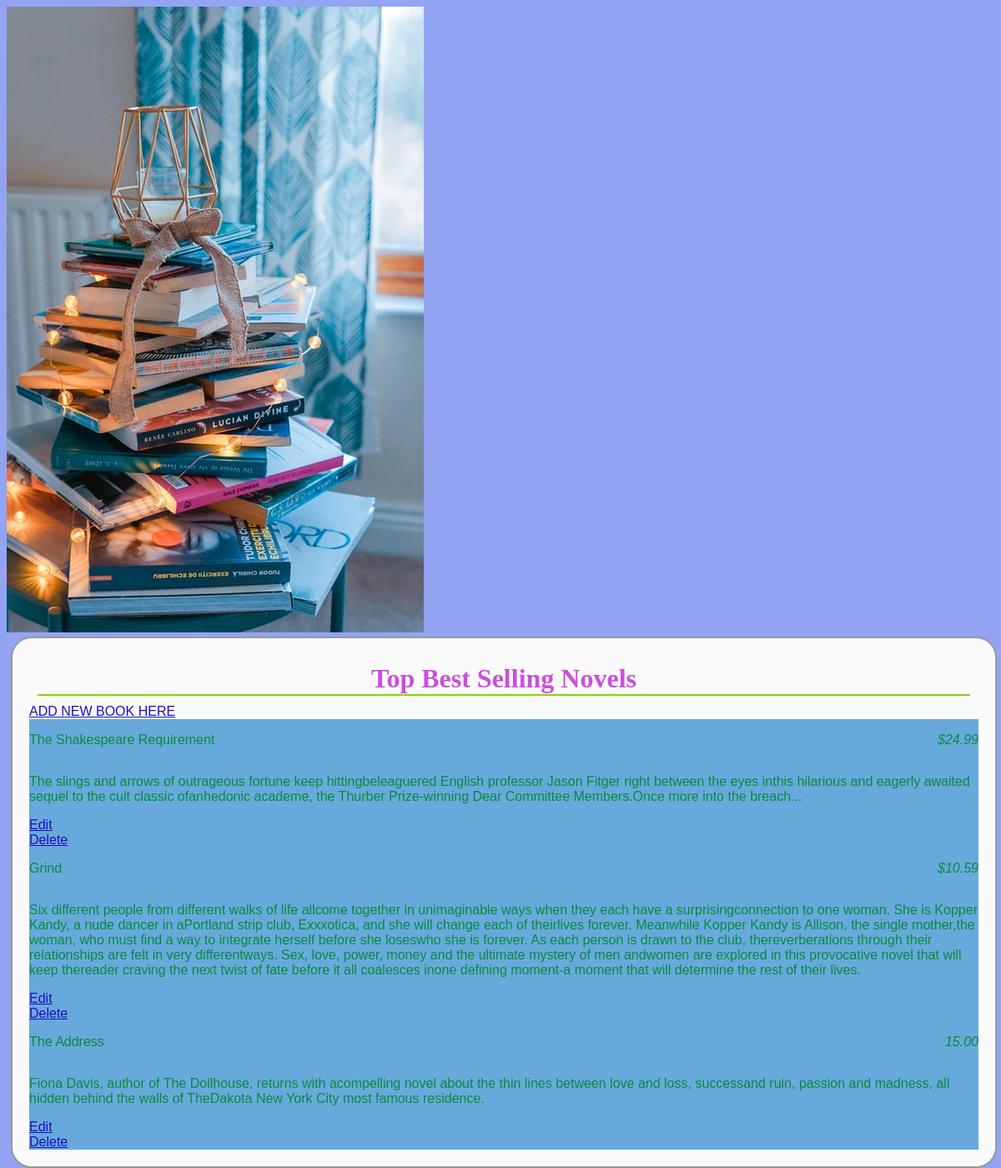
The page /books/2/ on the database its author committed.
### database_setup.py (models this page shows, shortened)
class Book(Base):
    __tablename__ = 'book'
    id = Column(Integer, primary_key=True)
    name = Column(String(250), nullable=False)

class BookItem(Base):
    __tablename__ = 'book_item'
    name = Column(String(80), nullable=False)
    id = Column(Integer, primary_key=True)
    description = Column(String(250))
    price = Column(String(8))
    course = Column(String(250))
    book_id = Column(Integer, ForeignKey('book.id'))
    book = relationship(Book)

### project.py (the view)
@app.route('/')
@app.route('/books/<int:book_id>/')
def bookItem(book_id):
    book = session.query(Book).filter_by(id=book_id).one()
    items = session.query(BookItem).filter_by(book_id=book.id)
    return render_template('book.html', book=book, items=items)

### templates/book.html (shortened to what this page needs)
<html>
    <head>
        <link rel=stylesheet type=text/css href="{{ url_for('static', filename='style.css') }}">
        <img src="/img/books.jpeg">
    </head>
<body>
    <div class = 'pane'>
        <div class = 'header'>
            <h1>{{ book.name }}</h1>
        </div>
    <a href='{{url_for('newBookItem', book_id = book.id)}}'>ADD NEW BOOK HERE</a></a>
    <div class = 'flash'>
    {% for i in items %}
    <div>
        <div class='nameAndPrice'>
            <span class="name"><p>{{i.name}}</p></span>
            <span class="price"><p> {{i.price}} </p></span>
        </div>
        <div class="description"><p>{{i.description}}</p></div>
        <a href='{{url_for('editBookItem', book_id = book.id, item_id = i.id) }}'>Edit</a>
        <br>
        <a href = '{{url_for('deleteBookItem', book_id = book.id, item_id = i.id ) }}'>Delete</a>
    </div>
    {% endfor %}
</body>
</html>

### static/style.css (style rules this page uses)
body { font-family: sans-serif; background-color: #748bf0c7; background-blend-mode: luminosity; }
h1, h2, h3, h4 { color: #be23d3cb; }
h1, h2 { font-family: Cambria, Cochin, Georgia, Times, 'Times New Roman', serif; margin: 10; }
h1 { border-bottom: 2px solid rgb(139, 209, 10); }
p, dd, dt { color: #078b3e; }
a { text-decoration-style: initial; color: #1f0dc0; font-size: 1.0em; }
.pane { position: absolute; border: 2px solid; border-radius: 25px; padding: 20px; margin: 5px; border-color: #999999; background-color: #fafafa }
.header { left: 50%; text-align: center; }
.name { width: 50%; display: inline-block; }
.description { color: #ffffcc; text-align: left; }
.price { text-align: right; width: 50%; float: right; color: rgb(223, 29, 29); font-style: oblique; }
.flash { background: #68a9db; }

### rows shown on the page
Book: name "Top Best Selling Novels"
BookItem: name "The Shakespeare Requirement", price "$24.99", description "The slings and arrows of outrageous fortune keep hittingbeleaguered English professor Jason Fitger right between the eyes inthis hilarious and eagerly awaited sequel to the cult classic ofanhedonic academe, the Thurber Prize-winning Dear Committee Members.Once more into the breach..."
BookItem: name "Grind", price "$10.59", description "Six different people from different walks of life allcome together in unimaginable ways when they each have a surprisingconnection to one woman. She is Kopper Kandy, a nude dancer in aPortland strip club, Exxxotica, and she will change each of theirlives forever. Meanwhile Kopper Kandy is Allison, the single mother,the woman, who must find a way to integrate herself before she loseswho she is forever. As each person is drawn to the club, thereverberations through their relationships are felt in very differentways. Sex, love, power, money and the ultimate mystery of men andwomen are explored in this provocative novel that will keep thereader craving the next twist of fate before it all…"
BookItem: name "The Address", price "15.00", description "Fiona Davis, author of The Dollhouse, returns with acompelling novel about the thin lines between love and loss, successand ruin, passion and madness, all hidden behind the walls of TheDakota New York City most famous residence."
